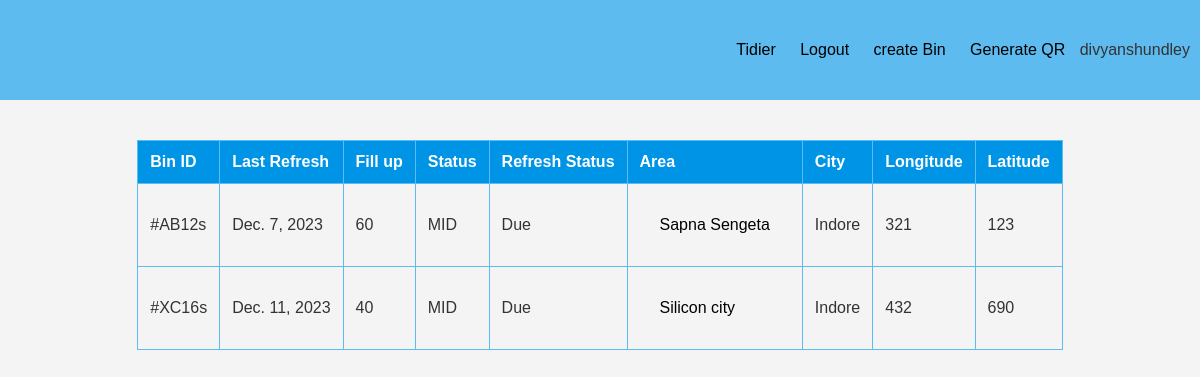
The app's page / (signed in) with its own data.
### members/models.py (models this page shows)
class BinsStats(models.Model):
    BinID = models.CharField(max_length=6, unique=True)
    status = models.CharField(max_length=4, blank=True,null=True)
    refreshStats = models.CharField(max_length=4, blank=True)
    lastRefresh = models.DateField(blank=True)
    fillUp = models.IntegerField(blank=True)
    Lat = models.CharField(blank=True, null=True,max_length=100)
    Lon = models.CharField(blank=True, null=True,max_length=100)
    Area = models.CharField(max_length=200, blank=True)
    City = models.CharField(max_length=200,blank=True)

### members/views.py (the view)
# urls.py: path('', views.members, name='members'),
def members(request):
    if request.user.is_authenticated:
        bins = BinsStats.objects.all()
        qr_code = BINQRs.objects.all()
        return render(request,"index.html",{'user':request.user.username,'bins':bins,'QR':qr_code})
    else:
        return redirect('UserLogin')

### members/templates/index.html (shortened to what this page needs)
<!DOCTYPE html>
<html lang="en">
<head>
</head>
<body>
    {% include "nav.html" %}
    <table class="workTab">
        <tr id="ths">
            <th>Bin ID</th>
            <th>Last Refresh</th>
            <th>Fill up</th>
            <th>Status</th>
            <th>Refresh Status</th>
            <th>Area</th>
            <th>City</th>
            <th>Longitude</th>
            <th>Latitude</th>
        </tr>
        {% for bin in bins %}
        <tr>
            <td{% if bin.tags %} class="{{ bin.tags }}" {% endif %}>{{ bin.BinID }}</td>
            <td{% if bin.tags %} class="{{ bin.tags }}" {% endif %}>{{ bin.lastRefresh }}</td>
            <td{% if bin.tags %} class="{{ bin.tags }}" {% endif %}>{{ bin.fillUp }}</td>
            <td{% if bin.tags %} class="{{ bin.tags }}" {% endif %}>{{ bin.status }}</td>
            <td{% if bin.tags %} class="{{ bin.tags }}" {% endif %}>{{ bin.refreshStats }}</td>
                                <td class="Area"><a target="_blank" id="query"
                                        href="https://www.google.com/search?q={{bin.Area}},+{{bin.City}}">{{bin.Area}}</a>
                                </td>
                                <td{% if bin.tags %} class="{{ bin.tags }}" {% endif %}>{{ bin.City }}</td>
                                    <td{% if bin.tags %} class="{{ bin.tags }}" {% endif %}>{{ bin.Lon }}</td>
                                        <td{% if bin.tags %} class="{{ bin.tags }}" {% endif %}>{{ bin.Lat }}</td>
        </tr>
        {% endfor %}
    </table>
</body>
</html>

### members/templates/nav.html (shortened to what this page needs)
<nav class="nav">
    <div class="content">
        <a class="name" href="/">Tidier</a>
        <a href="/logoutUser">Logout</a>
        <a href="/creatBin">create Bin</a>
        <a href="/QR">Generate QR</a>
        <span id='user'>{{user}}</span>
    </div>
</nav>

### members/templates/index.html (style rules this page uses)
body { font-family: 'Arial', sans-serif; margin: 0; padding: 0; background-color: #f4f4f4; color: #333; }
table { position: relative; display: flex; justify-content: center; border-collapse: collapse; margin: 40px auto; }
th, td { padding: 5px; text-align: left; border: 1px solid #5EBBEF; transition: all .6s; padding:1dvw; }
th { background-color: #0094E7; color: white; }
.Area a { display: block; padding: 10px; }

### members/templates/nav.html (style rules this page uses)
* { font-family:'Trebuchet MS', 'Lucida Sans Unicode', 'Lucida Grande', 'Lucida Sans', Arial, sans-serif }
.content { margin: 10px; }
body { margin: 0; }
.nav { display: flex; justify-content: right; background-color: #5EBBEF; height: 100px; width: 100dvw; display: flex; align-items: center; }
.name { font-family: 'Gill Sans', 'Gill Sans MT', Calibri, 'Trebuchet MS', sans-serif; margin-left: 15px; }
a { font-family: 'Gill Sans', 'Gill Sans MT', Calibri, 'Trebuchet MS', sans-serif; margin: 10px; text-decoration: none; color: black; }

### records on screen
BinsStats: BinID "#AB12s", lastRefresh "Dec. 7, 2023", fillUp "60", status "MID", refreshStats "Due", Area "Sapna Sengeta", City "Indore", Lon "321", Lat "123"
BinsStats: BinID "#XC16s", lastRefresh "Dec. 11, 2023", fillUp "40", status "MID", refreshStats "Due", Area "Silicon city", City "Indore", Lon "432", Lat "690"

### other values on screen
{{ user }} "divyanshundley"
